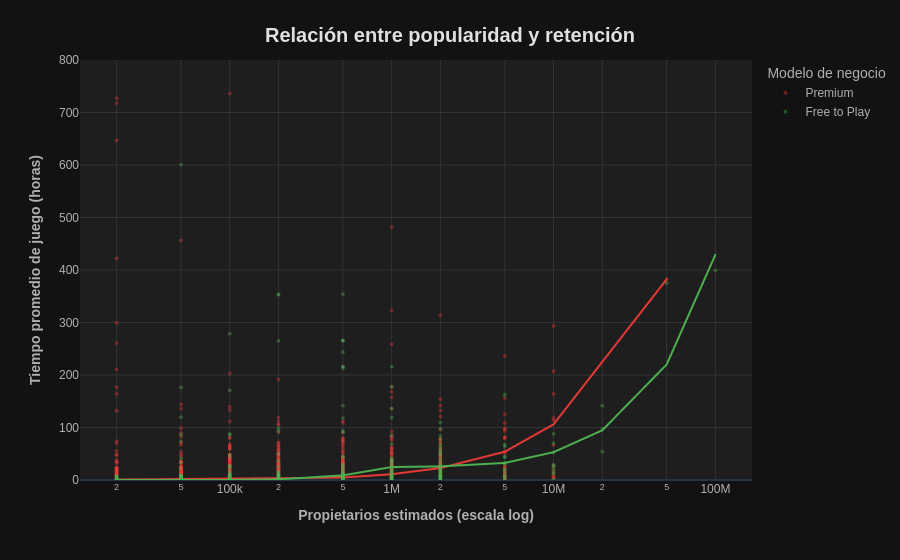

The notebook cell this image was saved under:
### Markdown cell above
## 2. Retención Real: Free to Play vs Premium

**Pregunta de investigación:** ¿Cómo se compara la retención real (tiempo de juego) de los gigantes Free to Play frente a los títulos Premium más exitosos? ¿El modelo gratuito genera ecosistemas donde solo sobreviven los juegos como servicio?

### Code cell
df_filtrado_dispersion = steam_data[
    (steam_data['owners_min'] > 0) & 
    (steam_data['average_playtime'] < 50000) & 
    (steam_data['modelo_negocio'].notna())
].copy()

df_filtrado_dispersion['horas_juego'] = df_filtrado_dispersion['average_playtime'] / 60

fig = px.scatter(
    df_filtrado_dispersion,
    x="owners_min",
    y="horas_juego",
    color="modelo_negocio",
    log_x=True,
    trendline="lowess",
    opacity=0.4,
    color_discrete_map={"Free to Play": "#4CAF50", "Premium": "#E53935"}
)

fig.update_layout(
    template="plotly_dark",
    paper_bgcolor="#121212",
    plot_bgcolor="#1E1E1E",
    title={
        'text': "<b>Relación entre popularidad y retención</b>",
        'y': 0.95,
        'x': 0.5,
        'xanchor': 'center',
        'yanchor': 'top',
        'font': dict(size=20, color="#E0E0E0")
    },
    xaxis_title="<b>Propietarios estimados (escala log)</b>",
    yaxis_title="<b>Tiempo promedio de juego (horas)</b>",
    yaxis=dict(
        range=[0, 800],
        showgrid=True,
        gridcolor="#333333"
    ),
    xaxis=dict(
        showgrid=True,
        gridcolor="#333333"
    ),
    font=dict(
        family="Helvetica, Arial, sans-serif",
        size=12,
        color="#B0B0B0"
    ),
    legend_title_text="Modelo de negocio"
)

fig.update_traces(
    selector=dict(mode='markers'),
    marker=dict(size=4)
)

fig.show()

### Figure 1 — Plotly figure (JSON) as saved in the notebook; plotly's stock layout.template omitted (floating-point values rounded to 4 significant figures; data arrays with more than 128 entries replaced by an {"elided": "..."} marker saying what was removed)
{"data": [{"hovertemplate": "modelo_negocio=Premium<br>owners_min=%{x}<br>horas_juego=%{y}<extra></extra>", "legendgroup": "Premium", "marker": {"color": "#E53935", "opacity": 0.4, "size": 4, "symbol": "circle"}, "mode": "markers", "name": "Premium", "showlegend": true, "type": "scattergl", "x": {"elided": "6991 float values"}, "xaxis": "x", "y": {"elided": "6991 float values"}, "yaxis": "y"}, {"hovertemplate": "<b>LOWESS trendline</b><br><br>modelo_negocio=Premium<br>owners_min=%{x}<br>horas_juego=%{y} <b>(trend)</b><extra></extra>", "legendgroup": "Premium", "marker": {"color": "#E53935", "symbol": "circle"}, "mode": "lines", "name": "Premium", "showlegend": false, "type": "scattergl", "x": {"elided": "6991 float values"}, "xaxis": "x", "y": {"elided": "6991 float values"}, "yaxis": "y"}, {"hovertemplate": "modelo_negocio=Free to Play<br>owners_min=%{x}<br>horas_juego=%{y}<extra></extra>", "legendgroup": "Free to Play", "marker": {"color": "#4CAF50", "opacity": 0.4, "size": 4, "symbol": "circle"}, "mode": "markers", "name": "Free to Play", "showlegend": true, "type": "scattergl", "x": {"elided": "1482 float values"}, "xaxis": "x", "y": {"elided": "1482 float values"}, "yaxis": "y"}, {"hovertemplate": "<b>LOWESS trendline</b><br><br>modelo_negocio=Free to Play<br>owners_min=%{x}<br>horas_juego=%{y} <b>(trend)</b><extra></extra>", "legendgroup": "Free to Play", "marker": {"color": "#4CAF50", "symbol": "circle"}, "mode": "lines", "name": "Free to Play", "showlegend": false, "type": "scattergl", "x": {"elided": "1482 float values"}, "xaxis": "x", "y": {"elided": "1482 float values"}, "yaxis": "y"}], "layout": {"font": {"color": "#B0B0B0", "family": "Helvetica, Arial, sans-serif", "size": 12}, "legend": {"title": {"text": "Modelo de negocio"}, "tracegroupgap": 0}, "margin": {"t": 60}, "paper_bgcolor": "#121212", "plot_bgcolor": "#1E1E1E", "title": {"font": {"color": "#E0E0E0", "size": 20}, "text": "<b>Relación entre popularidad y retención</b>", "x": 0.5, "xanchor": "center", "y": 0.95, "yanchor": "top"}, "xaxis": {"anchor": "y", "domain": [0, 1], "gridcolor": "#333333", "showgrid": true, "title": {"text": "<b>Propietarios estimados (escala log)</b>"}, "type": "log"}, "yaxis": {"anchor": "x", "domain": [0, 1], "gridcolor": "#333333", "range": [0, 800], "showgrid": true, "title": {"text": "<b>Tiempo promedio de juego (horas)</b>"}}}}
